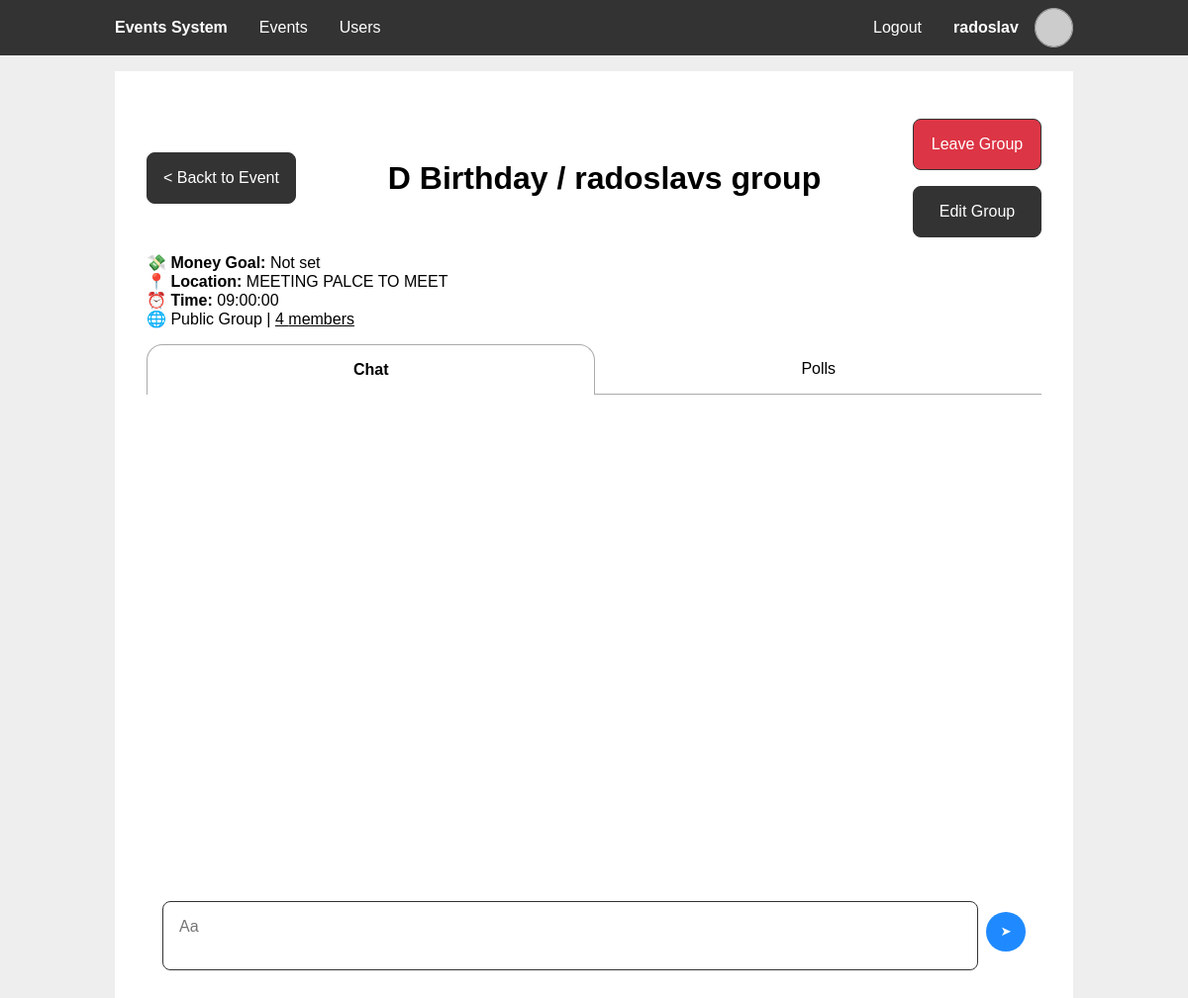
Page /group_view.php?group_id=1 (signed in) on the committed database.
### tables this page shows
CREATE TABLE `users` (
  `id` int(11) NOT NULL,
  `username` varchar(50) NOT NULL,
  `email` varchar(50) DEFAULT NULL,
  `birthday_event` int(11) NOT NULL,
  `password_hash` char(60) NOT NULL
);

CREATE TABLE `events` (
  `event_id` int(11) NOT NULL,
  `creator_id` int(11) DEFAULT NULL,
  `name` varchar(50) NOT NULL,
  `date` date NOT NULL,
  `description` varchar(100) NOT NULL,
  `recurring` tinyint(1) NOT NULL
);

CREATE TABLE `event_groups` (
  `group_id` int(11) NOT NULL,
  `creator_id` int(11) NOT NULL,
  `group_name` varchar(50) NOT NULL,
  `money_goal` int(10) NOT NULL DEFAULT 0,
  `meeting_time` time NOT NULL DEFAULT '09:00:00',
  `meeting_place` varchar(50) DEFAULT NULL,
  `group_description` varchar(250) DEFAULT NULL,
  `group_pass` char(8) DEFAULT NULL
);

CREATE TABLE `event_to_group` (
  `event_id` int(11) NOT NULL,
  `group_id` int(11) NOT NULL,
  `year` smallint(4) NOT NULL
);

### includes/db_users.php (called while the page is built, shortened)
<?php
function getUserById($viewer, $user_id) {
  $pdo = getPDO();
  $stmt = $pdo->prepare('SELECT u.id,
                                u.username,
                                u.email,
                                e.date AS birthdate,
                                fu.favorite_user_id IS NOT NULL as favorite
                        FROM users u
                        JOIN events e ON u.birthday_event = e.event_id
                        LEFT JOIN favorite_users fu ON fu.user_id = ? AND fu.favorite_user_id = u.id
                        WHERE u.id = ?');
  $stmt->execute([$viewer, $user_id]);
  $user = $stmt->fetch();
  return $user;
}
?>

### includes/session.php (called while the page is built, shortened)
<?php
require_once "db_users.php";
function getUserId() {
  global $user;
  if (!$user) {
    $user = getUserById(null, $_SESSION['user_id'] ?? null);
  }
  return $user["id"];
}
function ensureLoggedIn() {
  if (!getUserId()) {
    header('Location: ./login.php');
    exit;
  }
}
?>

### includes/gravatar.php (called while the page is built)
<?php
function gravatarUrl($arg) {
  $email = is_string($arg) ? $arg : ($arg['email'] ?: $arg['username']);
  return "https://www.gravatar.com/avatar/".hash("sha256", strtolower(trim($email)))."?d=identicon";
}
?>

### includes/db_groups.php (called while the page is built, shortened)
<?php
function getGroupById($group_id) {
  $pdo = getPDO();
  $stmt = $pdo->prepare('SELECT g.*, eg.event_id, eg.year
                        FROM `event_groups` g
                        JOIN `event_to_group` eg ON g.group_id = eg.group_id
                        WHERE g.group_id = ?');
  $stmt->execute([$group_id]);
  return $stmt->fetch();
}
function checkUserInGroup($user_id, $event_id, $group_id) {
  $pdo = getPDO();
  $stmt = $pdo->prepare('SELECT *
                        FROM user_in_group as ug
                            JOIN event_to_group as eg ON ug.group_id = eg.group_id
                        WHERE ug.user_id = ? AND eg.event_id = ? AND eg.group_id = ?');
  $stmt->execute([$user_id, $event_id, $group_id]);
  return !!$stmt->fetch();
}
function getUsersInGroupCount($group_id) {
  $pdo = getPDO();
  $stmt = $pdo->prepare('SELECT COUNT(1)
                        FROM users u
                        JOIN (SELECT ug.user_id
                            FROM event_groups g
                                JOIN user_in_group ug ON ug.group_id = g.group_id
                            WHERE g.group_id = ?
                            UNION
                            SELECT uhg.user_id
                            FROM event_groups g
                                JOIN user_hidden_group uhg ON uhg.group_id = g.group_id
                            WHERE g.group_id = ?) AS gr ON gr.user_id = u.id');
  $stmt->execute([$group_id, $group_id]);
  return $stmt->fetch()['COUNT(1)'];
}
?>

### includes/db_events.php (called while the page is built, shortened)
<?php
function getEventById($event_id) {
  $pdo = getPDO();
  $stmt = $pdo->prepare('SELECT e.*,
                                u.username AS creator_username
                        FROM events e
                        LEFT JOIN users u ON e.creator_id = u.id
                        WHERE e.event_id = ?');
  $stmt->execute([$event_id]);
  return $stmt->fetch();
}
?>

### group_view.php (the view, shortened to what this page needs)
<?php
require_once 'includes/session.php';
require_once 'includes/db_events.php';
require_once 'includes/db_groups.php';
ensureLoggedIn();
$group_id = $_GET['group_id'];
$group = getGroupById($group_id);
$user_id = $user['id'];
$year = $group['year'];
$event_id = $group['event_id'];
$event = getEventById($event_id);
$is_private = !!$group['group_pass'];
$in_group = checkUserInGroup($user_id, $event_id, $group_id);
?>
<?php
$page_styles = ['styles/groups.css'];
include 'templates/main_header.php'
?>
<section class="content">
  <header class="space-betwen">
    <a class="btn" href="event_view.php?event_id=<?php echo $event_id ?>&year=<?php echo $year ?>">&lt; Backt to Event</a>
    <h1><?php echo htmlspecialchars($event['name'].' / '.$group['group_name']) ?></h1>
    <?php if ($in_group): ?>
    <div>
      <form id="form-leave-group" method="POST">
        <button type="submit" name="form-leave" class="btn delete">Leave Group</button>
      </form>
      <?php if ($user_id === $group['creator_id']): ?>
        <a class="btn" href="group_edit.php?group_id=<?php echo $group_id ?>">Edit Group</a>
      <?php endif ?>
    </div>
    <?php endif ?>
  </header>
  <?php if ($in_group):  ?>
    <ul>
      <li><b>💸 Money Goal:</b> <?php echo $group['money_goal'] != 0 ? $group['money_goal'] : 'Not set' ?></li>
      <li><b>📍 Location:</b> <?php echo htmlspecialchars($group['meeting_place'] ?? 'Not set') ?></li>
      <li><b>⏰ Time:</b> <?php echo htmlspecialchars($group['meeting_time'] ?? 'Not set') ?></li>
      <li>
        <?php echo ($is_private ? "🔒 Private" : "🌐 Public")." Group" ?> |
        <a href="group_members.php?group_id=<?php echo $group_id; ?>"><?php echo getUsersInGroupCount($group_id); ?> members</a>
      </li>
    </ul>
    <ul class="group-tabs">
      <li id="chat-toggle">Chat</li>
      <li id="polls-toggle">Polls</li>
    </ul>
    <section id="chat-panel" class="chat" style="display: none">
      <section id="chat-history" class="chat-history"></section>
      <form action="api/group_messages.php" id="chat-form" class="chat-form">
        <textarea name="content" placeholder="Aa" autofocus></textarea>
        <button type="submit">➤</button>
      </form>
    </section>
  <?php endif ?>
</section>
<?php
include 'templates/main_footer.php'
?>

### templates/main_header.php (shortened to what this page needs)
<?php
require_once 'includes/gravatar.php';
function active($param) {
  $isActive = basename($_SERVER['SCRIPT_NAME'], ".php") === $param;
  echo $isActive ? 'class="active"' : '';
}
?>
<!DOCTYPE html>
<html lang="en">
<head>
  <link rel="stylesheet" href="styles/main.css">
  <?php foreach ($page_styles as $style): ?>
    <link rel="stylesheet" href="<?php echo $style?>">
  <?php endforeach ?>
</head>
<body>
  <nav>
    <div class="wrapper">
      <ul>
        <li>
          <span><h1>Events System</h1></span>
        </li>
      </ul>
      <?php if (isset($user) && $user): ?>
      <ul class="middle">
        <li>
          <a href="./" <?php active("index") ?>>Events</a>
        </li>
        <li>
          <a href="./users.php" <?php active("users") ?>>Users</a>
        </li>
      </ul>
      <ul>
        <li>
          <a href="logout.php">Logout</a>
        </li>
        <li>
          <a href="profile.php" <?php active("profile") ?>>
            <div class="profile-info">
              <strong><?php echo $user['username'] ?></strong>
              <img class="profile-picture" alt="Profile Picture" src="<?php echo gravatarUrl($user) ?>">
            </div>
          </a>
        </li>
      </ul>
      <?php endif ?>
    </div>
  </nav>
  <main class="wrapper">

### styles/main.css (style rules this page uses)
:root { --color-accent: #333; --color-accent-active: #444; --color-accent-inactive: #777; --color-background: #fff; --color-background-body: #eee; --color-text: #000; --color-text-accent: #fff; --color-text-error: #dc3545; --color-text-error-active: #c82333; --color-text-confirm: #28a745; --color-text-confirm-active: #218838; --color-chat-bubble: #1f8aff; --nav-height: 3.5em; }
* { box-sizing: border-box; }
body { font-family: sans-serif; color: var(--color-text); background-color: var(--color-background-body); min-height: 100vh; margin: 0; }
h1 { font-size: 2em; }
ul { list-style: none; padding: 0; margin: 0; }
a { color: inherit; }
form input, form .btn, form select, form .select-dynamic form textarea { width: 100%; }
input, select, .select-dynamic, textarea, .btn { display: block; font-size: inherit; font-family: inherit; border: 1px solid var(--color-accent); padding: 1em; margin: 1em 0; border-radius: 0.5em; text-decoration: none; }
.btn { cursor: pointer; color: var(--color-text-accent); background-color: var(--color-accent); text-align: center; align-content: center; white-space: nowrap; }
.btn.delete { color: var(--color-text-accent); background-color: var(--color-text-error); }
.wrapper { width: 100%; max-width: 1000px; margin: 0 auto; }
body > main { flex-grow: 1; }
body > nav { display: flex; justify-content: center; width: 100%; top: 0; left: 0; color: var(--color-text-accent); background-color: var(--color-accent); z-index: 1; }
body > nav h1 { margin: 0; padding: 0; }
body > nav .wrapper { display: flex; flex-direction: column; }
body > nav a { text-decoration: none; }
body > nav ul { display: flex; align-items: center; flex-direction: column; }
body > nav ul.middle { flex-grow: 1; margin: 1em 0; }
body > nav li { height: var(--nav-height); width: 100%; }
body > nav li > a, body > nav li > span { display: flex; align-items: center; justify-content: center; padding: 0 1em; height: 100%; }
body > nav .profile-info { height: 100%; }
body > nav .profile-picture { height: 70%; }
header.space-betwen { display: flex; justify-content: space-between; align-items: center; gap: 1em }
.content { padding: 2em; background-color: var(--color-background); margin: 1em; }
.profile-info { display: flex; align-items: center; gap: 1em }
.profile-picture { border-radius: 50%; border: 1px solid #aaa; }
@media only screen and (min-width: 768px) { body { flex-direction: unset; padding-top: var(--nav-height); } }
@media only screen and (min-width: 768px) { form input, form select, form .select-dynamic, form .btn, textarea { width: 24em; } }
@media only screen and (min-width: 768px) { body > nav { position: fixed; } }
@media only screen and (min-width: 768px) { body > nav h1 { font-size: 1em; } }
@media only screen and (min-width: 768px) { body > nav .wrapper { flex-direction: row; } }
@media only screen and (min-width: 768px) { body > nav ul { flex-direction: row; } }
@media only screen and (min-width: 768px) { body > nav ul.middle { flex-direction: row; margin: unset; } }
@media only screen and (min-width: 768px) { body > nav li { width: unset; } }

### styles/groups.css (style rules this page uses)
#form-leave-group button { padding: 1em; margin: 1em 0; max-width: 130px; }
ul.group-tabs { display: flex; justify-content: space-around; margin-top: 1em; }
ul.group-tabs li { padding: 1em; flex: 1 1 auto; text-align: center; border: 1px solid #aaa; border-radius: 1em 1em 0 0; cursor: pointer; }
ul.group-tabs li.active { border-bottom: none; font-weight: bold; }
ul.group-tabs li:not(.active) { border-top: none; border-left: none; border-right: none; }
.chat { padding: 1em; }
.chat-history { height: 30em; overflow-y: auto; }
.chat-form { display: flex; gap: 0.5em; }
.chat-form textarea { resize: none; flex: 1 1 auto; margin: 1em 0; }
.chat-form button { width: 3em; height: 3em; margin: 2em 0; color: var(--color-text-accent); background-color: var(--color-chat-bubble); border: none; border-radius: 50%; }

### rows in the picture
users: username "radoslav"
events: name.group_name "D Birthday / radoslavs group"
event_to_group: group.meeting_place "MEETING PALCE TO MEET", group.meeting_time "09:00:00"

### other values in the picture
getUsersInGroupCount($group_id) "4"
